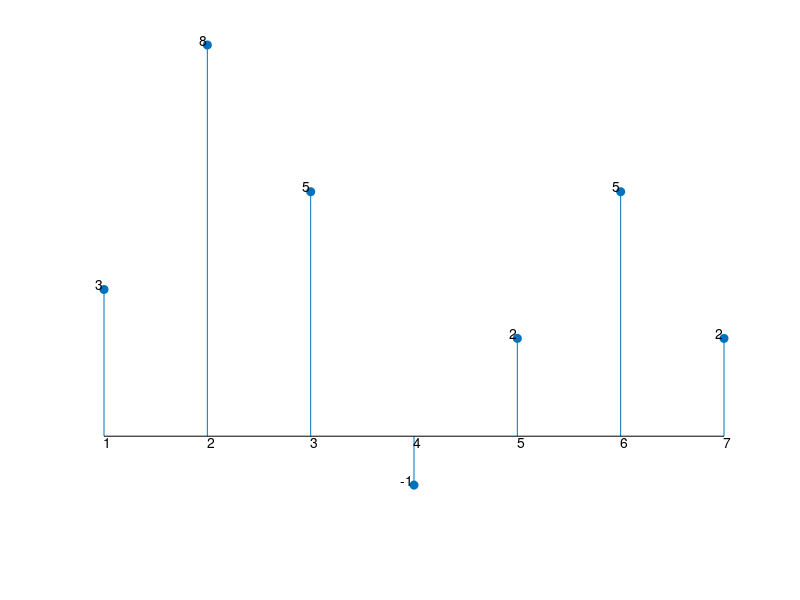
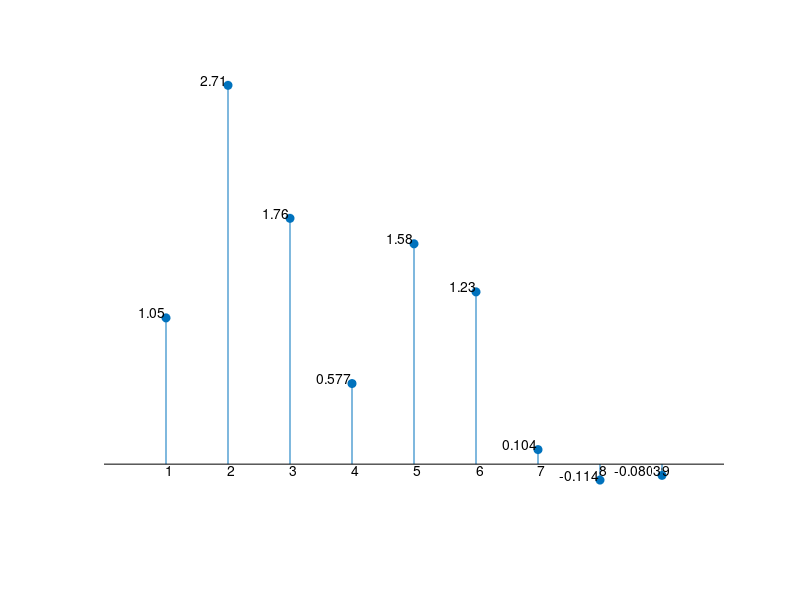

MATLAB code to generate these figures, in order:
% <------- Guia 3 - Ejercicio 2 ----------->

% punto 1

x = [3, 2, -2, 1, 2]; % señal
h = [1, 2, 1]; % kernel
M = length(x); % longitud e la secuencia de entrada
N = length(h); % longitud del kernel
y = zeros(1, N+M-1); % vector resultado
r_des = zeros(1, N); % registro de desplazamiento
x_ext = [x, zeros(1, N-1)]; % vector x extendido

for n=1 : M+N-1
  r_des = [x_ext(n), r_des(1:N-1)]; % llena el registro de desplazamiento con las ultimas N muestras de x
  for i=1 : N
    y(n) = y(n) + ( h(i) * r_des(i) ); % sumatoria de convolución
  end
end

figure(1);
stem(y,'filled') % graficas de secuencias

% modificaciones para los ejes
axis off;
for l=1 : M+N-1
  text (l, y(l), mat2str(y(l)),'horizontalalignment','right','verticalalignment','bottom')
  text (l, 0,  int2str(l),'verticalalignment','top')
end


% punto 2

x2 = randn(1,7)% nueva secuencia de 7 elementos
M2 = length(x2); % longitud e la secuencia de entrada
y2 = zeros(1, N+M2-1); % vector resultado
r_des = zeros(1, N); % reinicializa el registro de desplazamiento
x2_ext = [x2, zeros(1, N-1)]; % vector x2 extendido

for n=1 : M2+N-1
  r_des = [x2_ext(n), r_des(1:N-1)]; % llena el registro de desplazamiento con las ultimas N muestras de x2
  for i=1 : N
    y2(n) = y2(n) + ( h(i) * r_des(i) ); % sumatoria de convolución
  end
end

figure(2);
stem(y2,'filled') % graficas de secuencias
y2
% modificaciones para los ejes
axis off;
for l=1 : M2+N-1
  text (l, y2(l), mat2str(y2(l),3),'horizontalalignment','right','verticalalignment','bottom')
  text (l, 0,  int2str(l),'verticalalignment','top')
end
